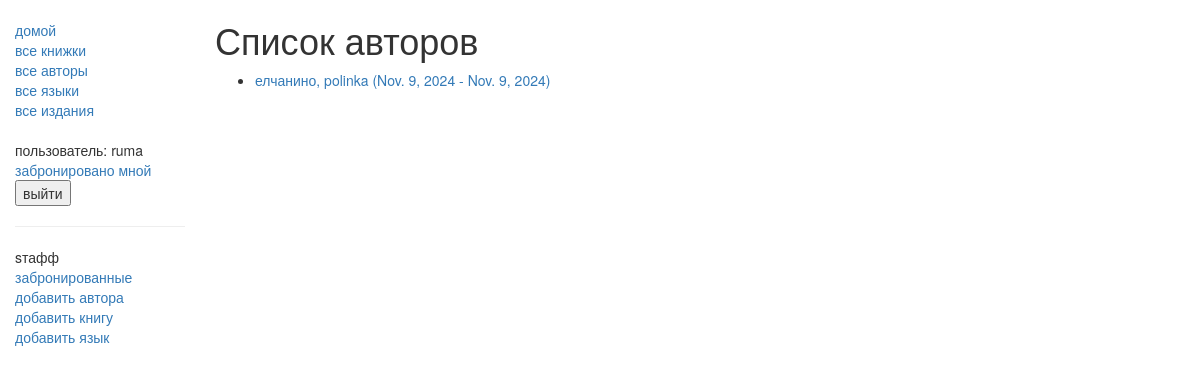
The app's page /catalog/authors/ (signed in) with its own data.
### catalog/models.py (models this page shows)
class Author(models.Model):
    first_name = models.CharField(max_length=100)
    last_name = models.CharField(max_length=100)
    date_of_birth = models.DateField(null=True, blank=True)
    date_of_death = models.DateField('Died', null=True, blank=True)
    def get_absolute_url(self):
        return reverse('author-detail', args=[str(self.id)])
    def __str__(self):
        return '%s, %s' % (self.last_name, self.first_name)

### catalog/views.py (the view)
# urls.py: path('authors/', views.AuthorListView.as_view(), name='authors'),
class AuthorListView(generic.ListView):
    model = Author

### catalog/templates/catalog/author_list.html
{% extends "base_generic.html" %}
{% block content %}
<h1>Список авторов</h1>
{% if author_list %}
  <ul>
  {% for author in author_list %}
    <li>
      <a href="{{ author.get_absolute_url }}">
      {{ author }} ({{author.date_of_birth}} - {% if author.date_of_death %}{{author.date_of_death}}{% endif %})
      </a>
    </li>
  {% endfor %}
 </ul>
{% else %}
  <p>Нет доступных авторов.</p>
{% endif %}
{% endblock %}

### catalog/templates/base_generic.html (shortened to what this page needs)
<!doctype html>
<html lang="en">
  <head>
    <link
      rel="stylesheet"
      href="https://maxcdn.bootstrapcdn.com/bootstrap/3.3.7/css/bootstrap.min.css" />
    {% load static %}
    <link rel="stylesheet" href="{% static 'css/styles.css' %}" />
  </head>
  <body>
    <div class="container-fluid">
      <div class="row">
        <div class="col-sm-2">
          {% block sidebar %}
            <ul class="sidebar-nav">
              <li><a href="{% url 'index' %}">домой</a></li>
              <li><a href="{% url 'books' %}">все книжки</a></li>
              <li><a href="{% url 'authors' %}">все авторы</a></li>
              <li><a href="{% url 'languages' %}">все языки</a></li>
                <li><a href="{% url 'publishers' %}">все издания</a></li>
              <br>
              {% if user.is_authenticated %}
              <li>пользователь: {{ user.get_username }}</li>
              <li><a href="{% url 'my-borrowed' %}">забронировано мной</a></li>
              <form id="logout-form" method="post" action="{% url 'logout' %}">
                <button type="submit">выйти</button>
              </form>
              {% else %}
                <form id="login-form" method="post" action="{% url 'login' %}">
                  {% csrf_token %}
                <button type="submit">войти</button>
              </form>
              {% endif %}
                {% if user.is_staff %}
       <hr>
       <ul class="sidebar-nav">
       <li>sтафф</li>
       <li><a href="{% url 'all-borrowed' %}">забронированные</a></li>
       {% if perms.catalog.add_author %}
         <li><a href="{% url 'author-create' %}">добавить автора</a></li>
       {% endif %}
       {% if perms.catalog.add_book %}
       <li><a href="{% url 'book-create' %}">добавить книгу</a></li>
       {% endif %}
           {% if perms.catalog.add_book %}
       <li><a href="{% url 'language-create' %}">добавить язык</a></li>
       {% endif %}
       {% endif %}
            </ul>
          {% endblock %}
        </ul></div>
        <div class="col-sm-10 ">{% block content %}{% endblock %}</div>
      </div>
    </div>
  </body>
</html>

### catalog/static/css/styles.css (style rules this page uses)
.sidebar-nav { margin-top: 20px; padding: 0; list-style: none; }

### records on screen
Author: last_name+first_name "елчанино, polinka", date_of_birth "Nov. 9, 2024", date_of_death "Nov. 9, 2024"

### other values on screen
{{ user.get_username }} "ruma"
